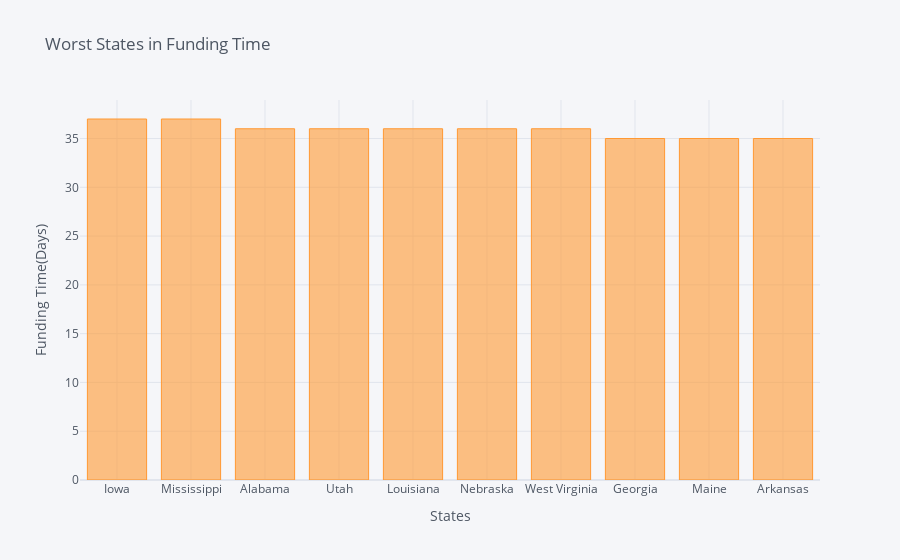

This figure's notebook cell:
### Code cell
worst_state=fast[fast>32].sort_values(ascending=False).head(10)
worst_state.iplot(kind='bar',xTitle='States',yTitle='Funding Time(Days)',title='Worst States in Funding Time')

### Figure 1 — Plotly figure (JSON) as saved in the notebook; plotly's stock layout.template omitted (floating-point values rounded to 4 significant figures)
{"data": [{"marker": {"color": "rgba(255, 153, 51, 0.6)", "line": {"color": "rgba(255, 153, 51, 1.0)", "width": 1}}, "name": "Funding Time", "orientation": "v", "text": "", "type": "bar", "x": ["Iowa", "Mississippi", "Alabama", "Utah", "Louisiana", "Nebraska", "West Virginia", "Georgia", "Maine", "Arkansas"], "y": [37, 37, 36, 36, 36, 36, 36, 35, 35, 35]}], "layout": {"legend": {"bgcolor": "#F5F6F9", "font": {"color": "#4D5663"}}, "paper_bgcolor": "#F5F6F9", "plot_bgcolor": "#F5F6F9", "title": {"font": {"color": "#4D5663"}, "text": "Worst States in Funding Time"}, "xaxis": {"gridcolor": "#E1E5ED", "showgrid": true, "tickfont": {"color": "#4D5663"}, "title": {"font": {"color": "#4D5663"}, "text": "States"}, "zerolinecolor": "#E1E5ED"}, "yaxis": {"gridcolor": "#E1E5ED", "showgrid": true, "tickfont": {"color": "#4D5663"}, "title": {"font": {"color": "#4D5663"}, "text": "Funding Time(Days)"}, "zerolinecolor": "#E1E5ED"}}}
